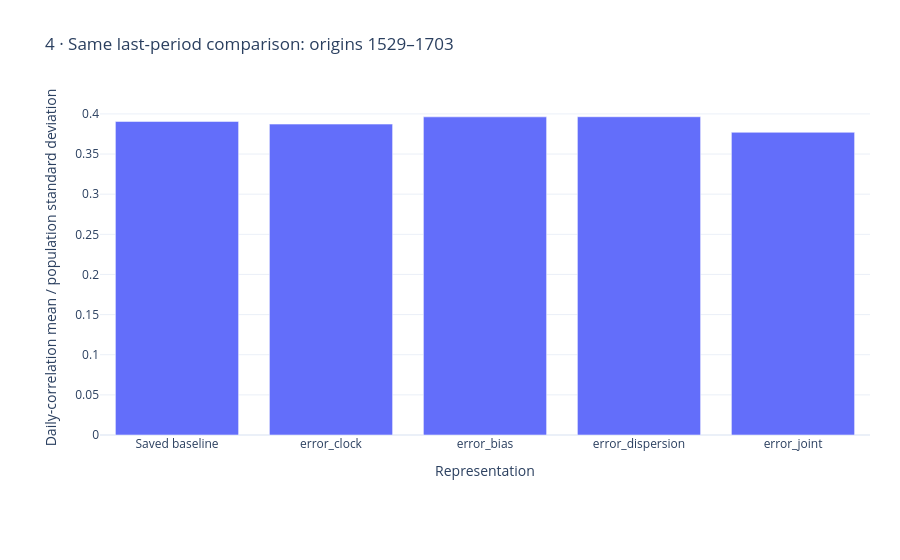

The notebook cell saved with this chart:
### Markdown cell above
## Matched score comparison
Compare only identical validation origins and the official-style aggregation.

### Code cell
figures[3].show(renderer='plotly_mimetype')

### Figure 1 — Plotly figure (JSON) as saved in the notebook; plotly's stock layout.template omitted (floating-point values rounded to 4 significant figures)
{"data": [{"type": "bar", "x": ["Saved baseline", "error_clock", "error_bias", "error_dispersion", "error_joint"], "y": [0.3906, 0.3873, 0.3963, 0.3965, 0.3771]}], "layout": {"height": 560, "legend": {"orientation": "h", "y": -0.25}, "margin": {"b": 125, "l": 100, "r": 30, "t": 100}, "title": {"text": "4 · Same last-period comparison: origins 1529–1703"}, "xaxis": {"title": {"text": "Representation"}}, "yaxis": {"title": {"text": "Daily-correlation mean / population standard deviation"}}}}
